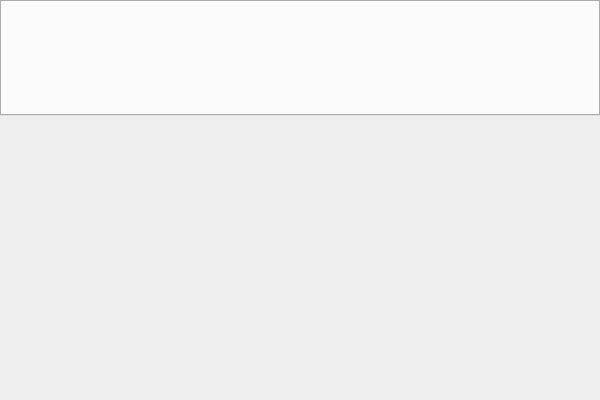
<?xml version="1.0" encoding="UTF-8"?>
<ui version="4.0">
 <class>HiveWEClass</class>
 <widget class="QMainWindow" name="HiveWEClass">
  <property name="geometry">
   <rect>
    <x>0</x>
    <y>0</y>
    <width>600</width>
    <height>400</height>
   </rect>
  </property>
  <property name="windowTitle">
   <string>HiveWE 0.6</string>
  </property>
  <widget class="QWidget" name="centralWidget">
   <layout class="QVBoxLayout" name="verticalLayout">
    <property name="spacing">
     <number>0</number>
    </property>
    <property name="leftMargin">
     <number>0</number>
    </property>
    <property name="topMargin">
     <number>0</number>
    </property>
    <property name="rightMargin">
     <number>0</number>
    </property>
    <property name="bottomMargin">
     <number>0</number>
    </property>
    <item>
     <widget class="MainRibbon" name="ribbon">
      <property name="maximumSize">
       <size>
        <width>16777215</width>
        <height>116</height>
       </size>
      </property>
     </widget>
    </item>
    <item>
     <widget class="GLWidget" name="widget" native="true">
      <property name="minimumSize">
       <size>
        <width>200</width>
        <height>200</height>
       </size>
      </property>
      <property name="autoFillBackground">
       <bool>false</bool>
      </property>
     </widget>
    </item>
   </layout>
  </widget>
  <action name="actionConvert_Blockers_to_Pathmap">
   <property name="text">
    <string>Convert Blockers to Pathing Map</string>
   </property>
  </action>
  <action name="actionOpen">
   <property name="text">
    <string>Open Map...</string>
   </property>
   <property name="shortcut">
    <string>Ctrl+O</string>
   </property>
  </action>
  <action name="actionConvert_Tile_Type_to_PathMap">
   <property name="text">
    <string>Convert Tile Type to Pathing Map</string>
   </property>
  </action>
  <action name="actionPathing_Palette">
   <property name="text">
    <string>Pathing</string>
   </property>
  </action>
  <action name="actionSave">
   <property name="text">
    <string>Save Map</string>
   </property>
   <property name="shortcut">
    <string>Ctrl+S</string>
   </property>
  </action>
  <action name="actionTest_Map">
   <property name="text">
    <string>Test Map</string>
   </property>
   <property name="shortcut">
    <string>Ctrl+T</string>
   </property>
  </action>
  <action name="actionSave_As">
   <property name="text">
    <string>Save Map As...</string>
   </property>
   <property name="shortcut">
    <string>Ctrl+Shift+S</string>
   </property>
  </action>
  <action name="actionDoodads">
   <property name="checkable">
    <bool>true</bool>
   </property>
   <property name="checked">
    <bool>true</bool>
   </property>
   <property name="text">
    <string>Doodads</string>
   </property>
   <property name="shortcut">
    <string>D</string>
   </property>
  </action>
  <action name="actionPathing">
   <property name="checkable">
    <bool>true</bool>
   </property>
   <property name="checked">
    <bool>true</bool>
   </property>
   <property name="text">
    <string>Pathing</string>
   </property>
   <property name="shortcut">
    <string>P</string>
   </property>
  </action>
  <action name="actionBrush">
   <property name="checkable">
    <bool>true</bool>
   </property>
   <property name="checked">
    <bool>true</bool>
   </property>
   <property name="text">
    <string>Brush</string>
   </property>
  </action>
  <action name="actionTileSetter">
   <property name="text">
    <string>Modify Tileset...</string>
   </property>
  </action>
  <action name="actionTileReplace">
   <property name="text">
    <string>Replace Tile...</string>
   </property>
  </action>
  <action name="actionUnits">
   <property name="checkable">
    <bool>true</bool>
   </property>
   <property name="checked">
    <bool>true</bool>
   </property>
   <property name="text">
    <string>Units</string>
   </property>
   <property name="shortcut">
    <string>U</string>
   </property>
   <property name="shortcutVisibleInContextMenu">
    <bool>false</bool>
   </property>
  </action>
  <action name="actionChangeTilePathing">
   <property name="text">
    <string>Change Tile Pathing...</string>
   </property>
  </action>
  <action name="actionChangeCliffPathing">
   <property name="text">
    <string>Change Cliff Pathing...</string>
   </property>
  </action>
  <action name="actionBirds_Eye">
   <property name="checkable">
    <bool>true</bool>
   </property>
   <property name="text">
    <string>Bird's-eye</string>
   </property>
   <property name="toolTip">
    <string>Bird's-eye</string>
   </property>
  </action>
  <action name="actionFirst_Person">
   <property name="checkable">
    <bool>true</bool>
   </property>
   <property name="text">
    <string>First-person</string>
   </property>
  </action>
  <action name="actionTerrain_Palette">
   <property name="text">
    <string>Terrain</string>
   </property>
  </action>
  <action name="actionFrame_Times">
   <property name="checkable">
    <bool>true</bool>
   </property>
   <property name="text">
    <string>Frame Times</string>
   </property>
   <property name="shortcut">
    <string>F3</string>
   </property>
  </action>
  <action name="actionImport_Manager">
   <property name="text">
    <string>Import Manager</string>
   </property>
  </action>
  <action name="actionSwitch_Camera">
   <property name="text">
    <string>Switch Camera</string>
   </property>
   <property name="shortcut">
    <string>F1</string>
   </property>
  </action>
  <action name="actionLighting">
   <property name="checkable">
    <bool>true</bool>
   </property>
   <property name="checked">
    <bool>true</bool>
   </property>
   <property name="text">
    <string>Lighting</string>
   </property>
   <property name="shortcut">
    <string>L</string>
   </property>
  </action>
  <action name="actionWireframe">
   <property name="checkable">
    <bool>true</bool>
   </property>
   <property name="text">
    <string>Wireframe</string>
   </property>
   <property name="shortcut">
    <string>T</string>
   </property>
  </action>
  <action name="actionReset_Camera">
   <property name="text">
    <string>Reset Camera</string>
   </property>
   <property name="shortcut">
    <string>Ctrl+Shift+C</string>
   </property>
  </action>
  <action name="actionTrigger_Editor">
   <property name="text">
    <string>Trigger Editor</string>
   </property>
  </action>
  <action name="actionDescription">
   <property name="text">
    <string>Description...</string>
   </property>
  </action>
  <action name="actionSize_and_Camera_Bounds">
   <property name="text">
    <string>Size and Camera Bounds...</string>
   </property>
  </action>
  <action name="actionLoading_Screen">
   <property name="text">
    <string>Loading Screen...</string>
   </property>
  </action>
  <action name="actionPreferences">
   <property name="text">
    <string>Preferences...</string>
   </property>
  </action>
  <action name="actionOptions">
   <property name="text">
    <string>Options...</string>
   </property>
  </action>
  <action name="actionDoodads_Palette">
   <property name="text">
    <string>Doodads</string>
   </property>
  </action>
  <action name="actionEnforce_Water_Height_Limit">
   <property name="checkable">
    <bool>true</bool>
   </property>
   <property name="checked">
    <bool>true</bool>
   </property>
   <property name="text">
    <string>Enforce Water Height Limits</string>
   </property>
  </action>
  <action name="actionSwitch_Warcraft">
   <property name="text">
    <string>Switch Warcraft folder</string>
   </property>
  </action>
 </widget>
 <layoutdefault spacing="6" margin="11"/>
 <customwidgets>
  <customwidget>
   <class>GLWidget</class>
   <extends>QWidget</extends>
   <header>GLWidget.h</header>
   <container>1</container>
  </customwidget>
  <customwidget>
   <class>MainRibbon</class>
   <extends>QTabWidget</extends>
   <header>MainRibbon.h</header>
   <container>1</container>
  </customwidget>
 </customwidgets>
 <resources>
  <include location="HiveWE.qrc"/>
 </resources>
 <connections/>
</ui>
